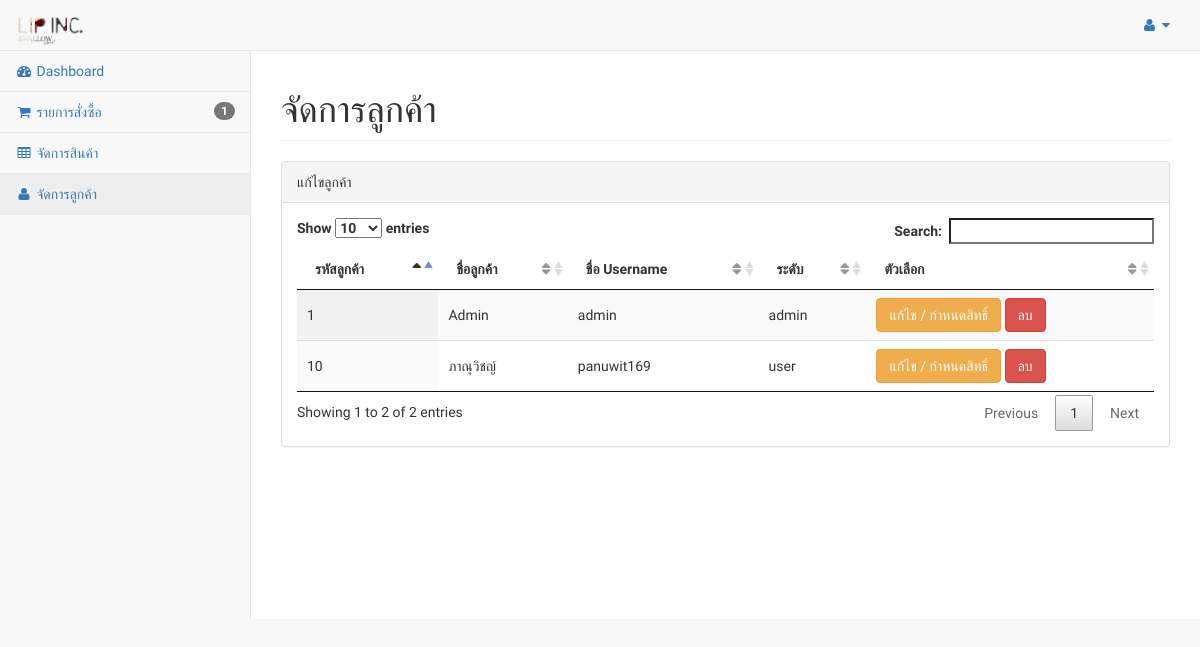
Screenshot of /page/backend/pages/user.php (signed in) with the database file from the repository.
### tables this page shows
CREATE TABLE `useraccount` (
  `id` int(5) NOT NULL auto_increment,
  `username` varchar(20) NOT NULL,
  `password` int(4) NOT NULL,
  `status` int(20) NOT NULL,
  `name` varchar(255) NOT NULL,
  `address` varchar(1000) NOT NULL,
  PRIMARY KEY  (`id`)
);

CREATE TABLE `roleaccount` (
  `id` int(11) NOT NULL auto_increment,
  `role_name` varchar(255) NOT NULL,
  `role_status` int(11) NOT NULL,
  PRIMARY KEY  (`id`)
);

### page/backend/pages/user.php (the view, shortened to what this page needs)
<!DOCTYPE html>
<html lang="en">
<?php
  include("../../../Env/config.php");
?>
<body>
    <div id="wrapper">
      </nav>
        <div id="page-wrapper">
            <div class="row">
                <div class="col-lg-12">
                    <h1 class="page-header">จัดการลูกค้า</h1>
                </div>
            </div>
            <div class="row">
                <div class="col-lg-12">
                    <div class="panel panel-default">
                        <div class="panel-heading">
                            แก้ไขลูกค้า
                        </div>
                        <div class="panel-body">
                            <table id="user" class="display" cellspacing="0" width="100%">
                              <thead>
                                <tr>
                                  <th>รหัสลูกค้า</th>
                                  <th>ชื่อลูกค้า</th>
                                  <th>ชื่อ Username</th>
                                  <th>ระดับ</th>
                                  <th>ตัวเลือก</th>
                                </tr>
                              </thead>
                              <?php
                                $sqltxt = "SELECT * FROM useraccount join roleaccount on useraccount.status = roleaccount.role_status order by useraccount.id ASC";
                                $result = mysql_query ($sqltxt,$con);
                              ?>
                              <tbody>
                                <?php
                                  while($rs = mysql_fetch_array($result)){
                                ?>
                                <tr>
                                  <td><?php echo $rs[0]; ?></td>
                                  <td><?php echo $rs[4]; ?></td>
                                  <td><?php echo $rs[1] ?></td>
                                  <td><?php echo $rs[7] ?></td>
                                  <td>
                                    <a style="text-decoration: none;" href="edit_user.php?id=<?php echo $rs[0]; ?>">
                                      <button type="button" class="btn btn-warning">แก้ไข / กำหนดสิทธิ์</button>
                                    </a>
                                    <?php
                                      echo "<a href=\"../../../process/backend/deleteuser.php?id=$rs[0]\" ";
                                      echo "onclick=\"return confirm('ยืนยันการลบข้อมูลลูกค้า $rs[1]')\"><button type=\"button\" class=\"btn btn-danger\">ลบ</button></a>";
                                    ?>
                                  </td>
                                </tr>
                                <?php
                                  }
                                ?>
                              </tbody>
                            </table>
                        </div>
                    </div>
                </div>
              </div>
        </div>
    </div>
</body>
</html>

### rows the page displays
useraccount: id "1", name "Admin", username "admin", roleaccount.role_name "admin"
useraccount: id "10", name "ภาณุวิชญ์", username "panuwit169", roleaccount.role_name "user"

### other values shown
$rs[0] "1"
